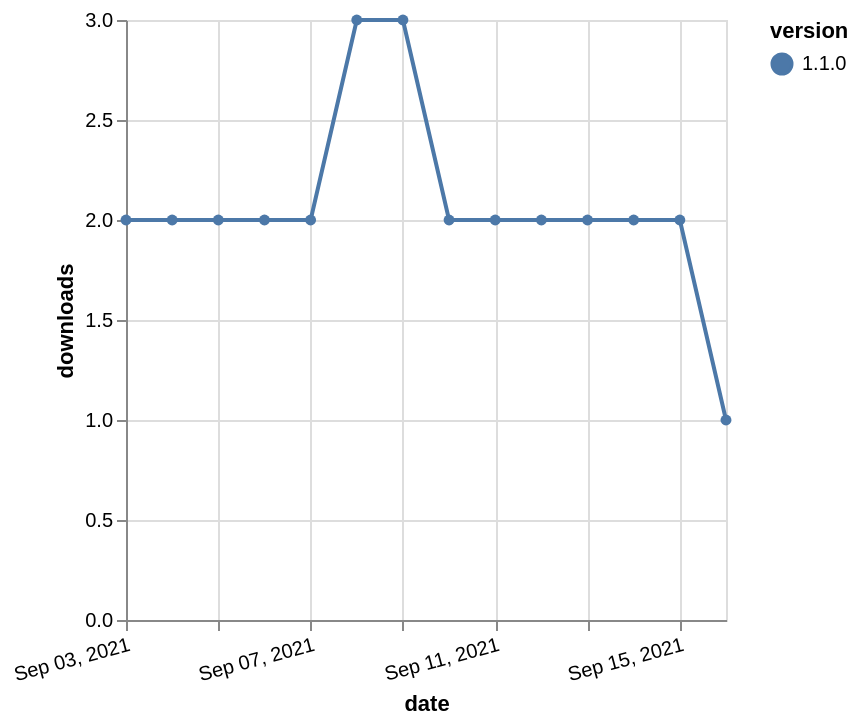

The specification (Vega-Lite) saved for this image:
### Vega-Lite specification from a JSON file in a GitHub repository (floating-point values rounded to 4 significant figures)
{"$schema": "https://vega.github.io/schema/vega-lite/v5.json", "description": "A simple bar chart with embedded data.", "data": {"values": [{"date": "2021-09-03", "total": 2990, "delta": 2, "version": "1.1.0"}, {"date": "2021-09-04", "total": 2992, "delta": 2, "version": "1.1.0"}, {"date": "2021-09-05", "total": 2994, "delta": 2, "version": "1.1.0"}, {"date": "2021-09-06", "total": 2996, "delta": 2, "version": "1.1.0"}, {"date": "2021-09-07", "total": 2998, "delta": 2, "version": "1.1.0"}, {"date": "2021-09-08", "total": 3001, "delta": 3, "version": "1.1.0"}, {"date": "2021-09-09", "total": 3004, "delta": 3, "version": "1.1.0"}, {"date": "2021-09-10", "total": 3006, "delta": 2, "version": "1.1.0"}, {"date": "2021-09-11", "total": 3008, "delta": 2, "version": "1.1.0"}, {"date": "2021-09-12", "total": 3010, "delta": 2, "version": "1.1.0"}, {"date": "2021-09-13", "total": 3012, "delta": 2, "version": "1.1.0"}, {"date": "2021-09-14", "total": 3014, "delta": 2, "version": "1.1.0"}, {"date": "2021-09-15", "total": 3016, "delta": 2, "version": "1.1.0"}, {"date": "2021-09-16", "total": 3017, "delta": 1, "version": "1.1.0"}]}, "width": "container", "mark": {"type": "line", "point": {"filled": true}}, "encoding": {"x": {"field": "date", "type": "temporal", "timeUnit": "yearmonthdate", "title": "date", "axis": {"labelAngle": -15}}, "y": {"field": "delta", "type": "quantitative", "title": "downloads"}, "color": {"field": "version", "type": "nominal"}, "tooltip": {"field": "delta"}}}
